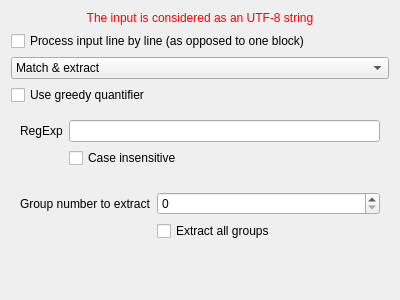
<?xml version="1.0" encoding="UTF-8"?>
<ui version="4.0">
 <comment>
  * Released as open source by Gabriel Caudrelier
  *
  * Developed by Gabriel Caudrelier, gabriel dot caudrelier at gmail dot com
  *
  * https://github.com/metrodango/pip3line
  *
  * Released under AGPL see LICENSE for more information
</comment>
 <class>RegularExpWidget</class>
 <widget class="QWidget" name="RegularExpWidget">
  <property name="geometry">
   <rect>
    <x>0</x>
    <y>0</y>
    <width>400</width>
    <height>300</height>
   </rect>
  </property>
  <property name="windowTitle">
   <string>Form</string>
  </property>
  <layout class="QVBoxLayout" name="verticalLayout">
   <item>
    <widget class="QLabel" name="label">
     <property name="styleSheet">
      <string notr="true">QLabel { color : red; }</string>
     </property>
     <property name="text">
      <string>The input is considered as an UTF-8 string</string>
     </property>
     <property name="alignment">
      <set>Qt::AlignCenter</set>
     </property>
    </widget>
   </item>
   <item>
    <widget class="QCheckBox" name="lineByLineCheckBox">
     <property name="text">
      <string>Process input line by line (as opposed to one block)</string>
     </property>
    </widget>
   </item>
   <item>
    <widget class="QComboBox" name="typeComboBox">
     <property name="focusPolicy">
      <enum>Qt::StrongFocus</enum>
     </property>
     <item>
      <property name="text">
       <string>Match &amp; extract</string>
      </property>
     </item>
     <item>
      <property name="text">
       <string>Match &amp; replace</string>
      </property>
     </item>
    </widget>
   </item>
   <item>
    <widget class="QCheckBox" name="greedyCheckBox">
     <property name="text">
      <string>Use greedy quantifier</string>
     </property>
    </widget>
   </item>
   <item>
    <widget class="QWidget" name="regExpWidget" native="true">
     <layout class="QFormLayout" name="formLayout">
      <property name="fieldGrowthPolicy">
       <enum>QFormLayout::ExpandingFieldsGrow</enum>
      </property>
      <item row="1" column="0">
       <widget class="QLabel" name="expLabel">
        <property name="text">
         <string>RegExp</string>
        </property>
       </widget>
      </item>
      <item row="1" column="1">
       <widget class="QLineEdit" name="regExpLineEdit"/>
      </item>
      <item row="2" column="1">
       <widget class="QCheckBox" name="caseCheckBox">
        <property name="text">
         <string>Case insensitive</string>
        </property>
       </widget>
      </item>
     </layout>
    </widget>
   </item>
   <item>
    <widget class="QStackedWidget" name="actionStackedWidget">
     <widget class="QWidget" name="extractPage">
      <layout class="QFormLayout" name="formLayout_2">
       <item row="0" column="0">
        <widget class="QLabel" name="groupLabel">
         <property name="text">
          <string>Group number to extract</string>
         </property>
        </widget>
       </item>
       <item row="0" column="1">
        <widget class="QSpinBox" name="groupSpinBox"/>
       </item>
       <item row="1" column="1">
        <widget class="QCheckBox" name="allGroupCheckBox">
         <property name="text">
          <string>Extract all groups</string>
         </property>
        </widget>
       </item>
      </layout>
     </widget>
     <widget class="QWidget" name="replacePage">
      <layout class="QFormLayout" name="formLayout_3">
       <item row="0" column="0">
        <widget class="QLabel" name="replaceLabel">
         <property name="text">
          <string>Replace with</string>
         </property>
        </widget>
       </item>
       <item row="0" column="1">
        <widget class="QLineEdit" name="replaceLineEdit"/>
       </item>
      </layout>
     </widget>
    </widget>
   </item>
  </layout>
 </widget>
 <resources/>
 <connections/>
</ui>
